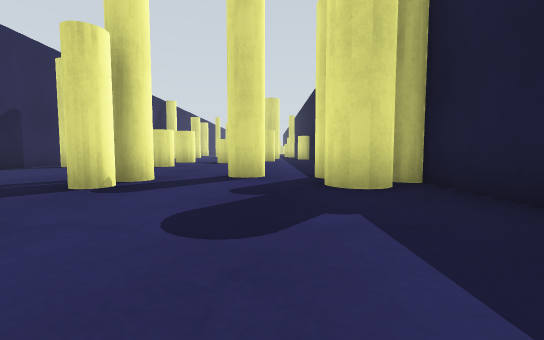
View 1 (above)

20 first-person views from a walk through a Gazebo world. The camera is 0.5 m above the floor, tilts 4° down and sees 90° across. The floor is counted in squares, 1 m on a side. Each view is taken from the middle of a square. On the plan, view 1 faces up. The plan holds only what a view shows up to about 9 squares ahead; the rest is blank. The place goes on beyond the plan.

View 2
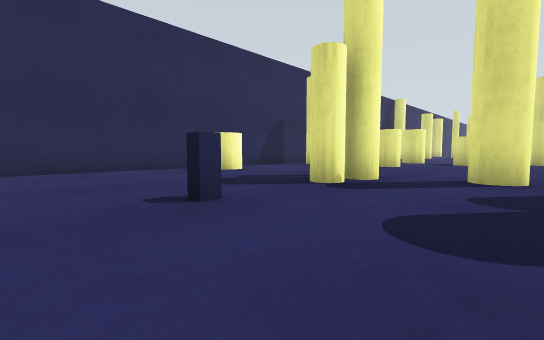

View 3
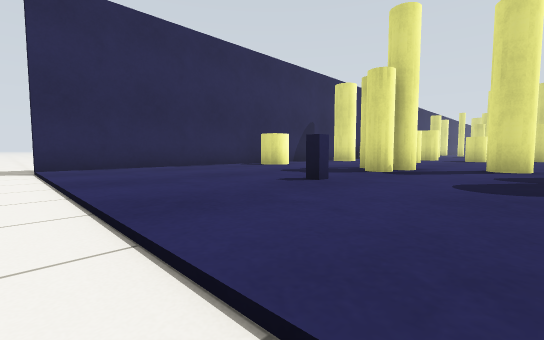

View 4
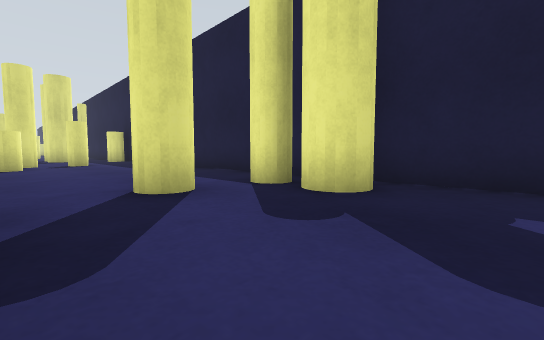

View 5
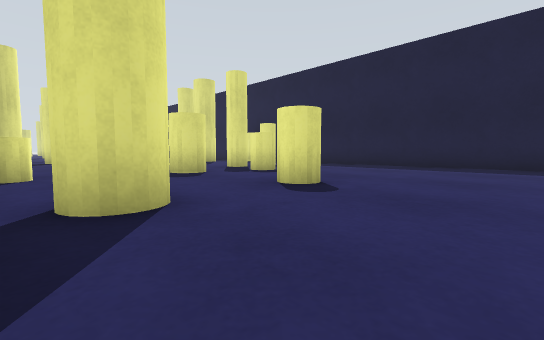

View 6
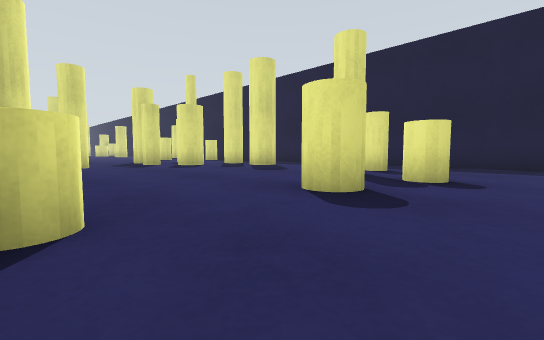

View 7
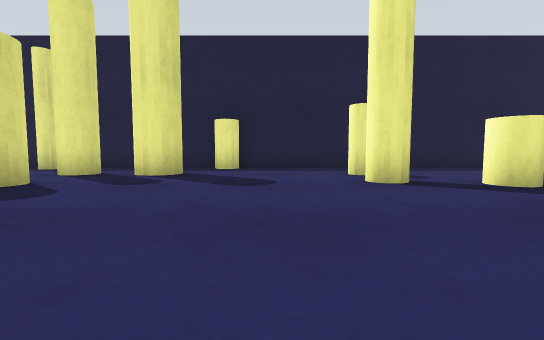

View 8
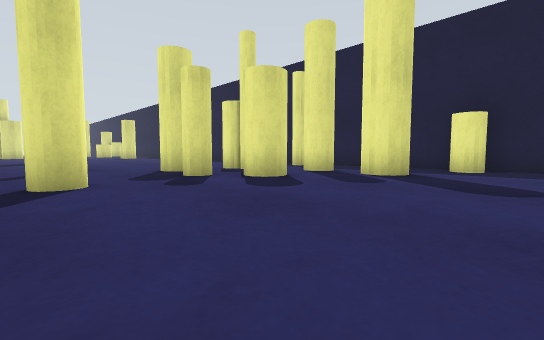

View 9
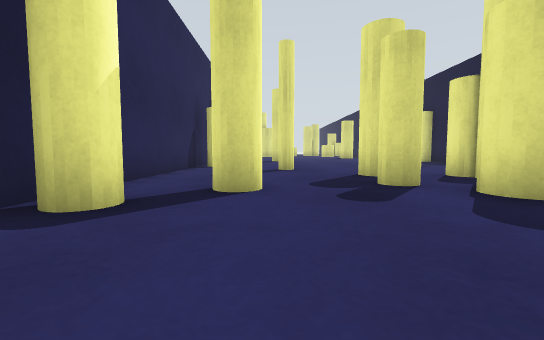

View 10
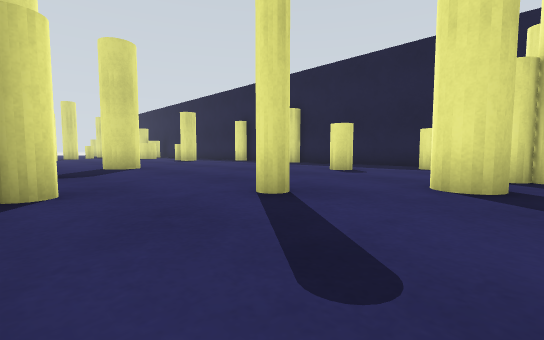

View 11
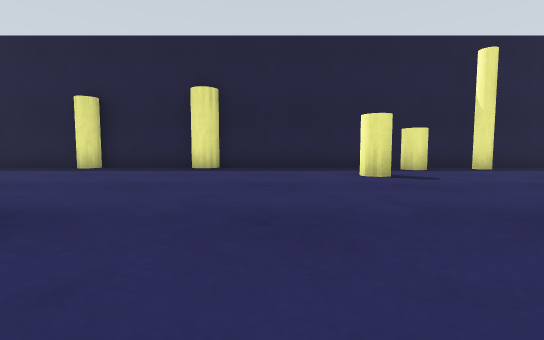

View 12
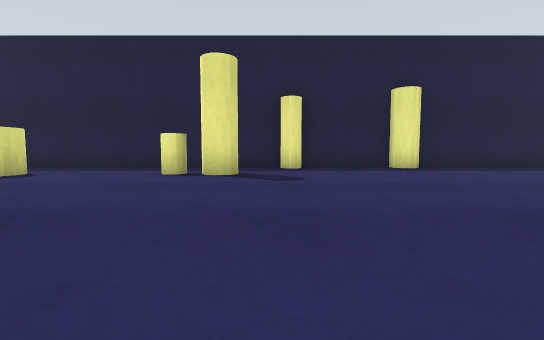

View 13
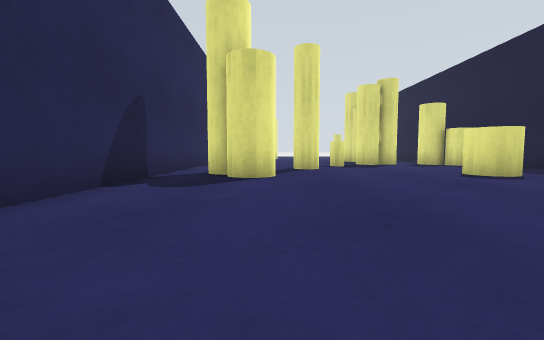

View 14
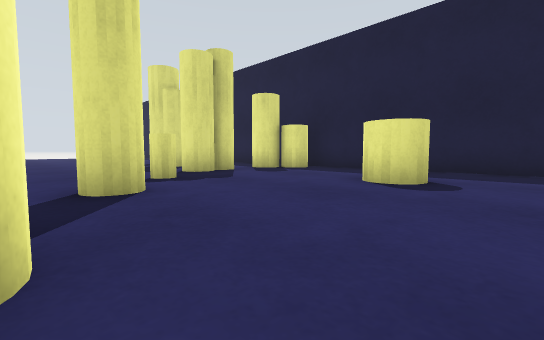

View 15
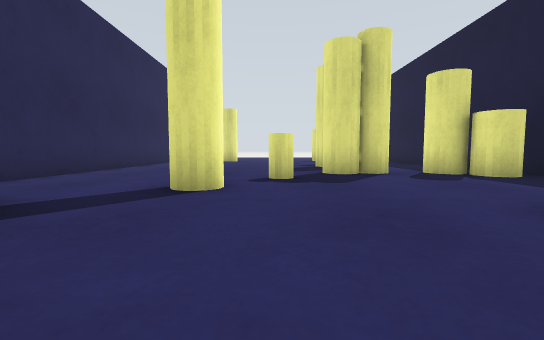

View 16
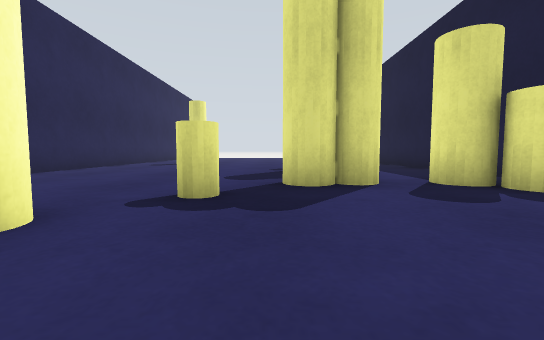

View 17
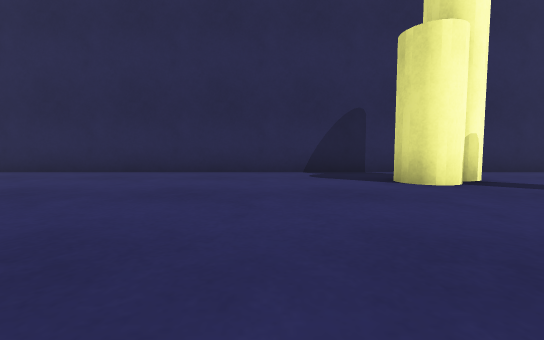

View 18
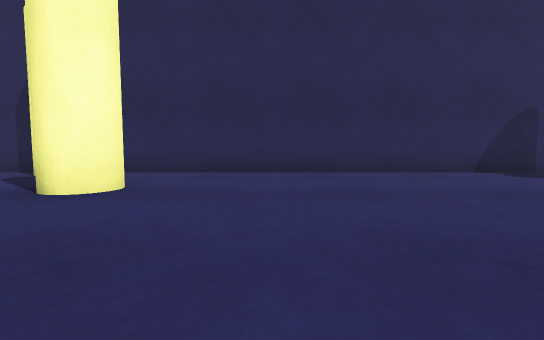

View 19
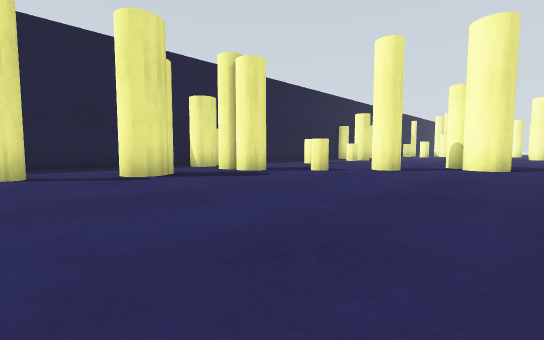

View 20
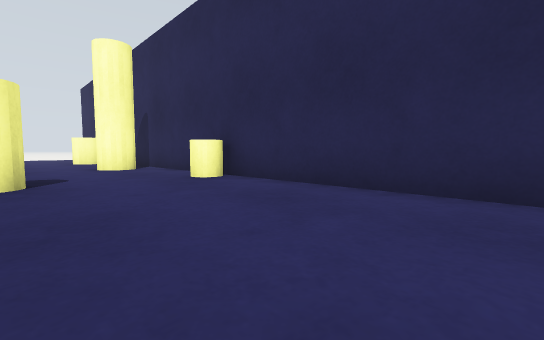

### Floor plan
Points are (right, up) in squares from view 1. A wall is a line through its corners. A room is listed if a view was taken in it or the views show most of it. See-through windows are left out.
Room 1 (views 1, 2, 3, 4, 5, 6, 7, 8, 9, 10, 11, 12, 13, 14, 15, 16, 17, 18, 19, 20)
walls: (-7.4, 24.2) (-7.4, 20.2); (-7.4, 17.1) (-7.4, 7.4); (-7.4, 26.4) (-7.4, 25.8); (2.4, 33.4) (2.4, 41.5); (2.4, 5.5) (2.4, 31.6); (-7.4, 5.5) (-7.4, -1.5); (2.4, 1.9) (2.4, 3.5); (2.4, 43.4) (2.4, 48.1); (-7.4, 48.1) (-7.4, 28.8)
ways out: opening at (-8, -2.5); gap at (-7, 4)
objects: yellow cylinder (-7, 12); yellow pole (-7, 18) to (-7, 19); yellow cylinder (-7, 25); yellow cylinder (-7, 27) to (-7, 28); yellow cylinder (-6, 4) to (-6, 5); yellow cylinder (-6, 9); yellow pole (-6, 20) to (-5, 20); yellow cylinder (-6, 39); yellow pole (-5, 23); yellow cylinder (-5, 29) to (-4, 30); yellow cylinder (-5, 38) to (-5, 39); yellow cylinder (-4, 9) to (-3, 9); yellow cylinder (-4, 12); yellow pole (-4, 41); yellow cylinder (-3, 4) to (-2, 4); yellow pole (-3, 5); yellow cylinder (-3, 20); yellow cylinder (-3, 22); yellow cylinder (-3, 42); blue post (-2, 1); yellow pole (-2, 5); yellow cylinder (-2, 11) to (-2, 12); yellow pole (-2, 13) to (-1, 13); yellow cylinder (-2, 19); yellow cylinder (-2, 43); yellow pole (-1, 5) to (0, 6); yellow pole (-1, 21); yellow cylinder (-1, 22); yellow cylinder (-1, 25) to (0, 25); yellow cylinder (-1, 39) to (0, 39); yellow pole (-1, 43); yellow cylinder (-1, 45) to (-1, 46); yellow pole (-1, 48); yellow cylinder (0, 13); yellow cylinder (0, 17) to (0, 18); yellow pole (0, 19); yellow cylinder (0, 34); yellow cylinder (0, 35); yellow cylinder (1, 4); yellow pole (1, 5); yellow pole (1, 21) to (2, 21); yellow cylinder (1, 23) to (2, 23); yellow cylinder (1, 43); yellow pole (2, 4) to (2, 5); yellow cylinder (2, 16); yellow cylinder (2, 29); yellow cylinder (2, 32) to (2, 33); yellow cylinder (2, 42) to (2, 43)

Positions as (right, up) in squares from view 1, and headings:
1: (0, 0), facing up
2: (0, 0), facing up-left
3: (0, -2), facing up-left
4: (-2, 2), facing up-right
5: (-7, 6), facing up-right
6: (-7, 10), facing up-right
7: (-6, 15), facing right
8: (-6, 15), facing up-right
9: (-5, 16), facing up
10: (-7, 21), facing up-right
11: (-6, 27), facing right
12: (-6, 33), facing right
13: (-5, 33), facing up
14: (-5, 37), facing up-right
15: (-3, 37), facing up
16: (-2, 39), facing up
17: (-1, 36), facing left
18: (-1, 32), facing left
19: (-7, 48), facing down-right
20: (-4, 17), facing down-left
